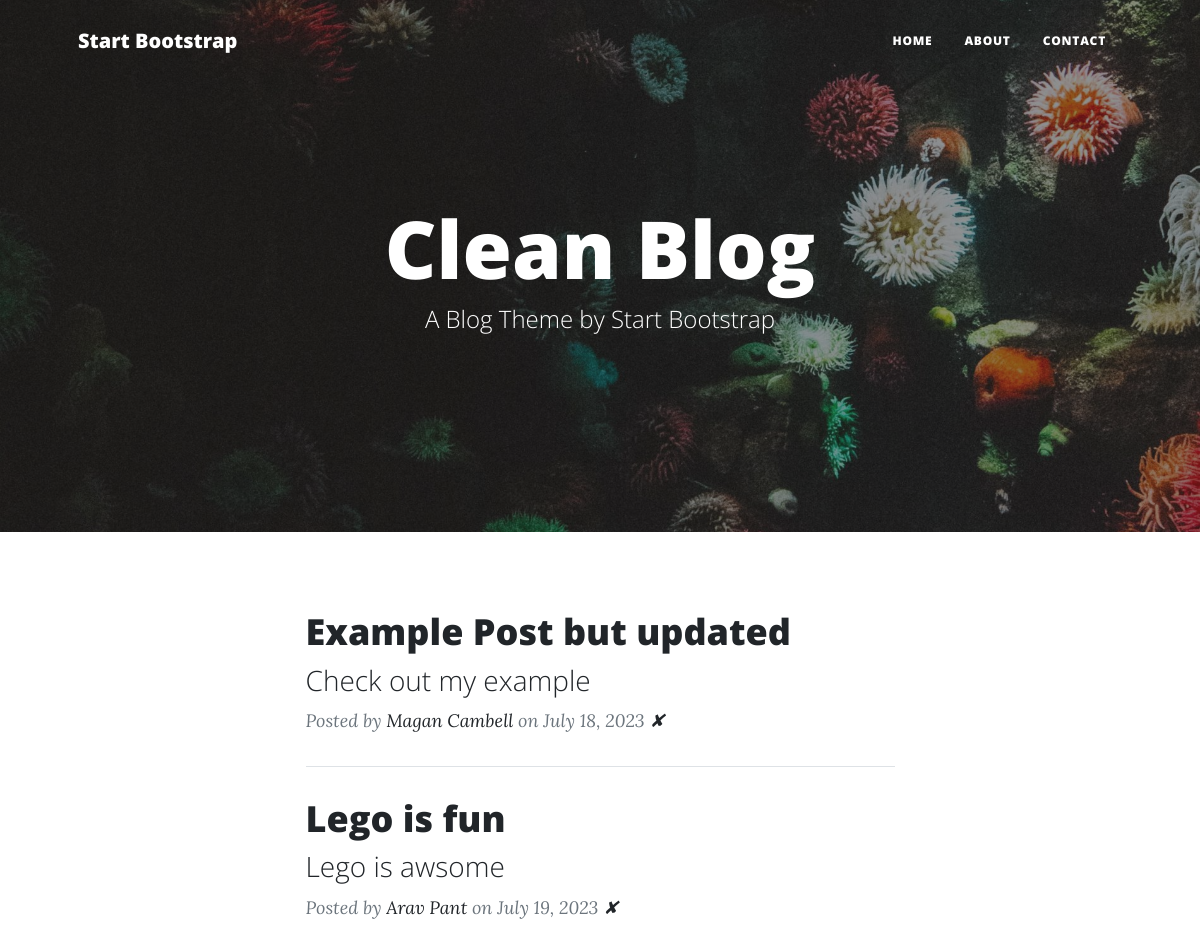
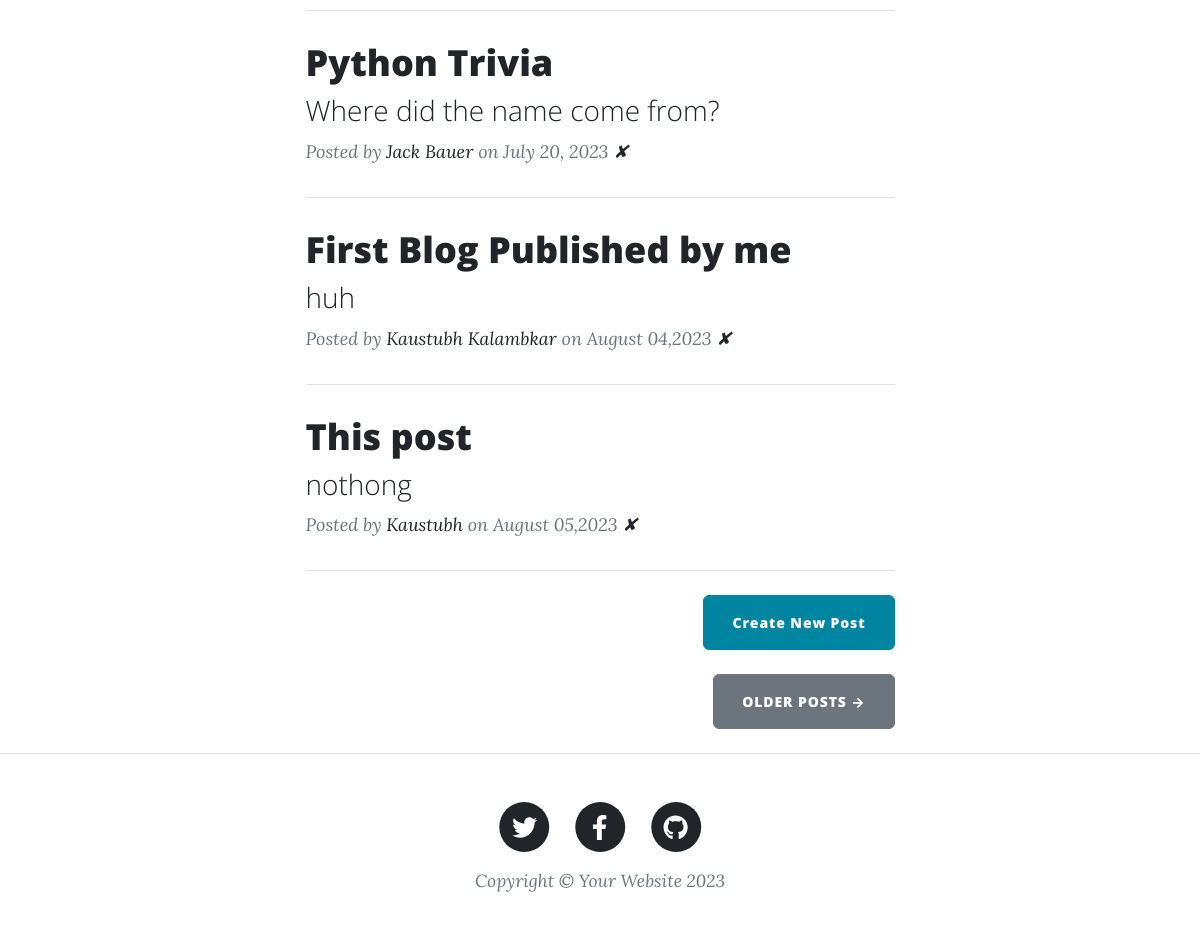
The page / on the database its author committed (2 pictures, top to bottom).
### main.py (models this page shows)
class BlogPost(db.Model):
    id = db.Column(db.Integer, primary_key=True)
    title = db.Column(db.String(250), unique=True, nullable=False)
    subtitle = db.Column(db.String(250), nullable=False)
    date = db.Column(db.String(250), nullable=False)
    body = db.Column(db.Text, nullable=False)
    author = db.Column(db.String(250), nullable=False)
    img_url = db.Column(db.String(250), nullable=False)

### main.py (the view)
@app.route('/')
def get_all_posts():
    query = db.session.execute(db.select(BlogPost))
    all_blogs = query.scalars().all()
    posts = [post for post in all_blogs]
    return render_template("index.html", all_posts=posts)

### templates/index.html
{% include "header.html" %}
<header
  class="masthead"
  style="background-image: url('../static/assets/img/home-bg.jpg')"
>
  <div class="container position-relative px-4 px-lg-5">
    <div class="row gx-4 gx-lg-5 justify-content-center">
      <div class="col-md-10 col-lg-8 col-xl-7">
        <div class="site-heading">
          <h1>Clean Blog</h1>
          <span class="subheading">A Blog Theme by Start Bootstrap</span>
        </div>
      </div>
    </div>
  </div>
</header>
<div class="container px-4 px-lg-5">
  <div class="row gx-4 gx-lg-5 justify-content-center">
    <div class="col-md-10 col-lg-8 col-xl-7">
      {% for post in all_posts %}
      <div class="post-preview">
        <a href="{{ url_for('show_post', post_id=post.id) }}">
          <h2 class="post-title">{{ post.title }}</h2>
          <h3 class="post-subtitle">{{ post.subtitle }}</h3>
        </a>
        <p class="post-meta">
          Posted by
          <a href="#">{{post.author}}</a>
          on {{post.date}}
          <a href="{{ url_for('delete_post', post_id=post.id) }}">✘</a>
        </p>
      </div>
      <hr class="my-4" />
      {% endfor %}
      <div class="d-flex justify-content-end mb-4">
        <a
          class="btn btn-primary float-right"
          href="{{ url_for('add_new_post', post_id=None) }}"
          >Create New Post</a
        >
      </div>
      <div class="d-flex justify-content-end mb-4">
        <a class="btn btn-secondary text-uppercase" href="#!">Older Posts →</a>
      </div>
    </div>
  </div>
</div>
{% include "footer.html" %}

### templates/header.html (shortened to what this page needs)
<!DOCTYPE html>
<html lang="en">
  <head>
    {% block styles %}
    {{ bootstrap.load_css() }}
    <link
      href="{{ url_for('static', filename='css/styles.css') }}"
      rel="stylesheet"
    />
    {% endblock %}
  </head>
  <body>
    <nav class="navbar navbar-expand-lg navbar-light" id="mainNav">
      <div class="container px-4 px-lg-5">
        <a class="navbar-brand" href="/">Start Bootstrap</a>
        <div class="collapse navbar-collapse" id="navbarResponsive">
          <ul class="navbar-nav ms-auto py-4 py-lg-0">
            <li class="nav-item">
              <a
                class="nav-link px-lg-3 py-3 py-lg-4"
                href="{{ url_for('get_all_posts') }}"
                >Home</a
              >
            </li>
            <li class="nav-item">
              <a
                class="nav-link px-lg-3 py-3 py-lg-4"
                href="{{ url_for('about') }}"
                >About</a
              >
            </li>
            <li class="nav-item">
              <a
                class="nav-link px-lg-3 py-3 py-lg-4"
                href="{{ url_for('contact') }}"
                >Contact</a
              >
            </li>
          </ul>
        </div>
      </div>
    </nav>

### templates/footer.html (shortened to what this page needs)
        <footer class="border-top">
          <div class="container px-4 px-lg-5">
              <div class="row gx-4 gx-lg-5 justify-content-center">
                  <div class="col-md-10 col-lg-8 col-xl-7">
                      <ul class="list-inline text-center">
                          <li class="list-inline-item">
                              <a href="#!">
                                  <span class="fa-stack fa-lg">
                                      <i class="fas fa-circle fa-stack-2x"></i>
                                      <i class="fab fa-twitter fa-stack-1x fa-inverse"></i>
                                  </span>
                              </a>
                          </li>
                          <li class="list-inline-item">
                              <a href="#!">
                                  <span class="fa-stack fa-lg">
                                      <i class="fas fa-circle fa-stack-2x"></i>
                                      <i class="fab fa-facebook-f fa-stack-1x fa-inverse"></i>
                                  </span>
                              </a>
                          </li>
                          <li class="list-inline-item">
                              <a href="#!">
                                  <span class="fa-stack fa-lg">
                                      <i class="fas fa-circle fa-stack-2x"></i>
                                      <i class="fab fa-github fa-stack-1x fa-inverse"></i>
                                  </span>
                              </a>
                          </li>
                      </ul>
                      <div class="small text-center text-muted fst-italic">Copyright &copy; Your Website 2023</div>
                  </div>
              </div>
          </div>
      </footer>
  </body>
</html>

### rows shown on the page
BlogPost: title "Example Post but updated", subtitle "Check out my example", author "Magan Cambell", date "July 18, 2023"
BlogPost: title "Lego is fun", subtitle "Lego is awsome", author "Arav Pant", date "July 19, 2023"
BlogPost: title "Python Trivia", subtitle "Where did the name come from?", author "Jack Bauer", date "July 20, 2023"
BlogPost: title "First Blog Published by me", subtitle "huh", author "Kaustubh Kalambkar", date "August 04,2023"
BlogPost: title "This post", subtitle "nothong", author "Kaustubh", date "August 05,2023"
